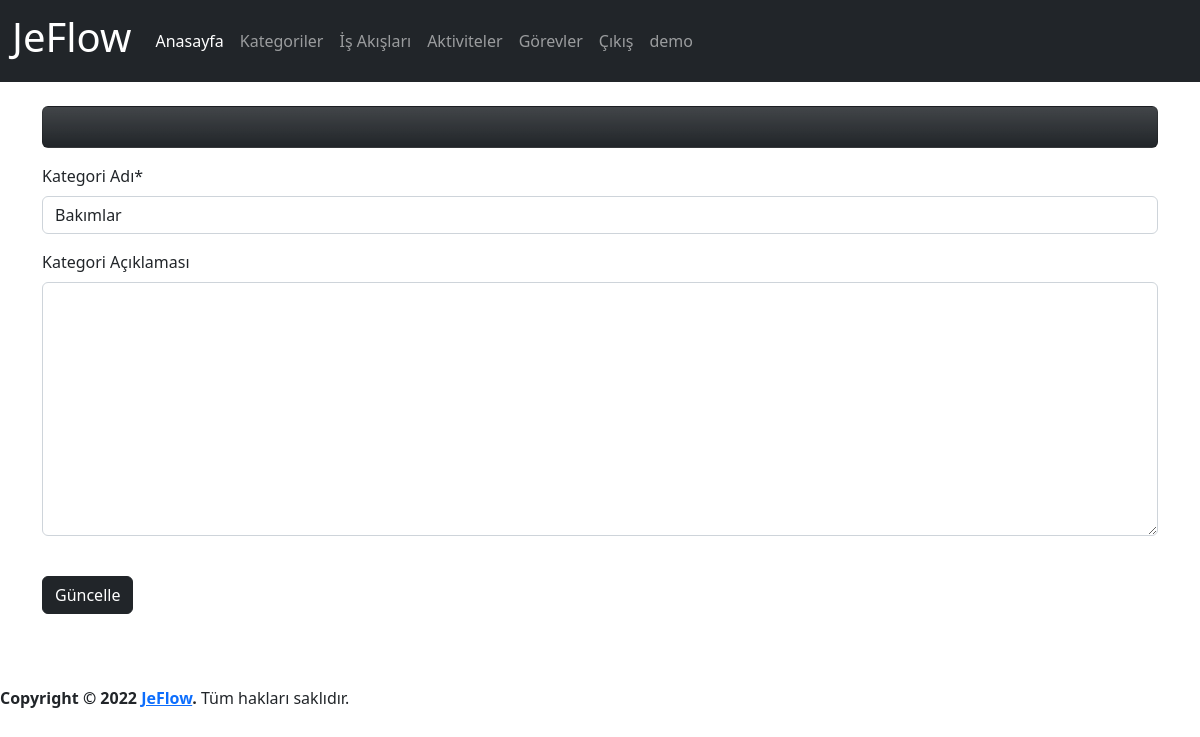
Page /category/3/update (signed in) on the earlier database version.
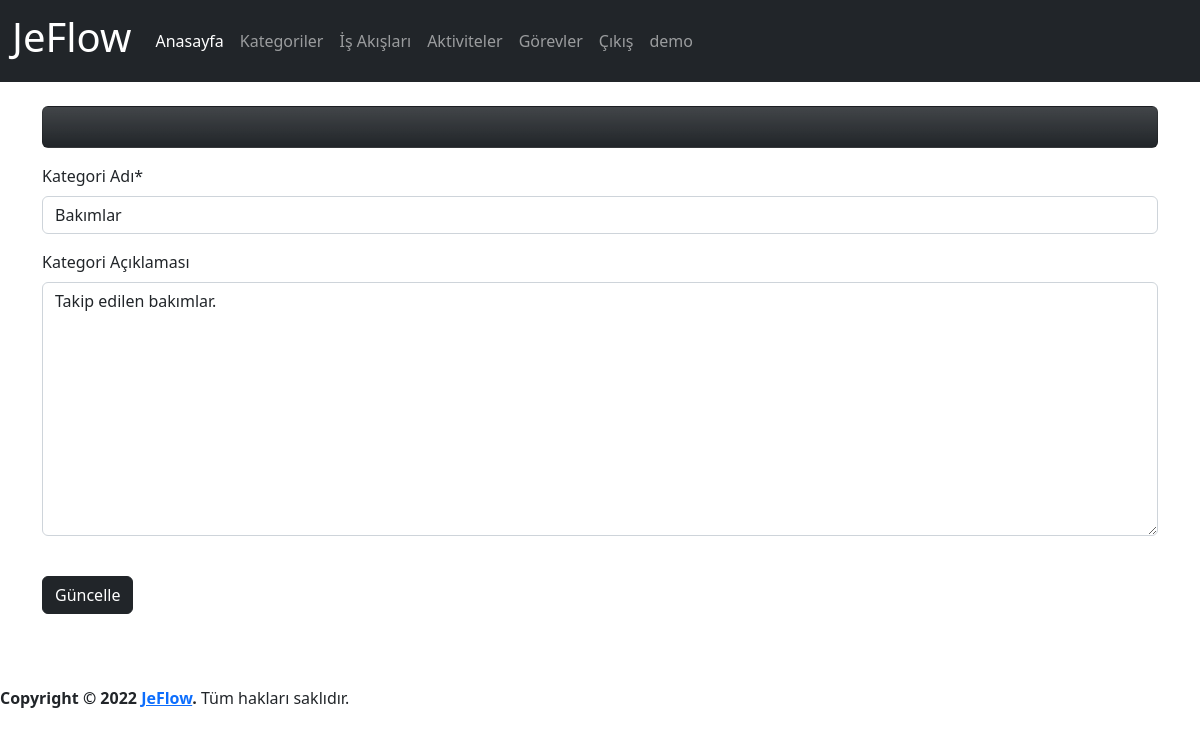
Same page on the later database version.
### app/models.py (models this page shows, shortened)
class Category(models.Model):
    name=models.CharField(max_length=500,verbose_name='Kategori Adı')
    description=models.TextField(verbose_name='Kategori Açıklaması', blank=True, null=True)
    created_date=models.DateTimeField(auto_now_add=True, verbose_name='Oluşturulma Tarihi')
    user=models.ForeignKey(User,on_delete=models.CASCADE,verbose_name='Kullanıcı', blank=True, null=True)
    class Meta:
        verbose_name='Kategori'
        verbose_name_plural="Kategoriler"

### app/views.py (the view, shortened to what this page needs)
# urls.py: path('category/<int:category_id>/update', views.category_update, name='category_update'),
@login_required(login_url='/user/login/')
def category_update(request,category_id):
    category=get_object_or_404(Category,pk=category_id)
    category_form=CategoryForm(instance=category)
    context={
        'category_form':category_form,
        'category':category
    }
    return render(request,'app/category_update.html',context)

### app/forms.py
class CategoryForm(forms.ModelForm):
    class Meta:
        model=Category
        fields=('name','description')

### templates/app/category_update.html (shortened to what this page needs)
{% extends 'layout.html' %}
{% load humanize %}
{% block content %}
{% load crispy_forms_tags %}
<div class="row">
    <form action="{% url 'category_update' category.id %}" method="POST">
        {{category_form|crispy}}
        <button class="btn btn-dark my-4" type="submit">Güncelle</button>
    </form>
</div>
{% endblock %}

Differences in the rows shown:
changed Category "Bakımlar": description (not shown) → "Takip edilen bakımlar."
